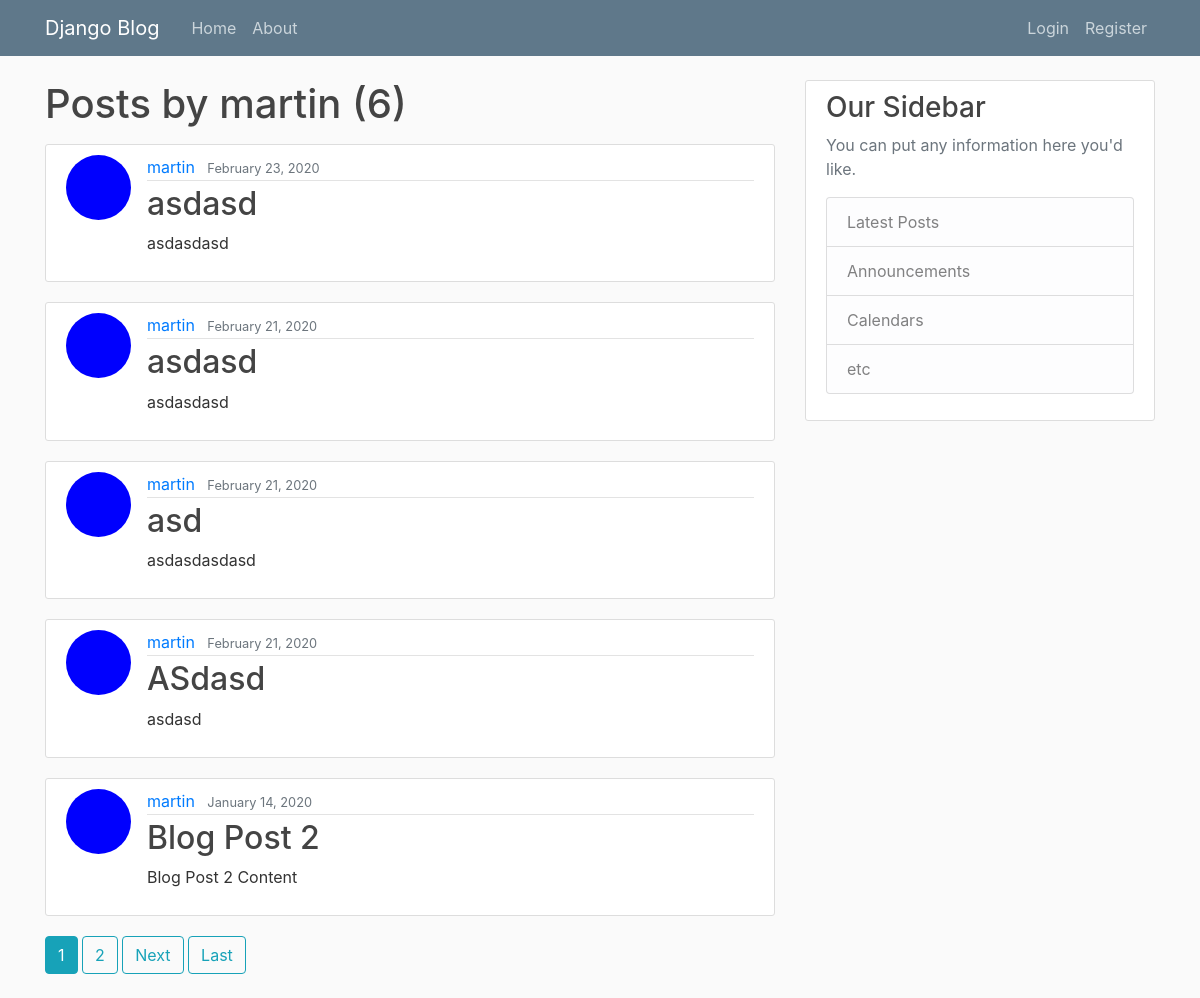
/user/martin, run on an earlier commit of the app's database.
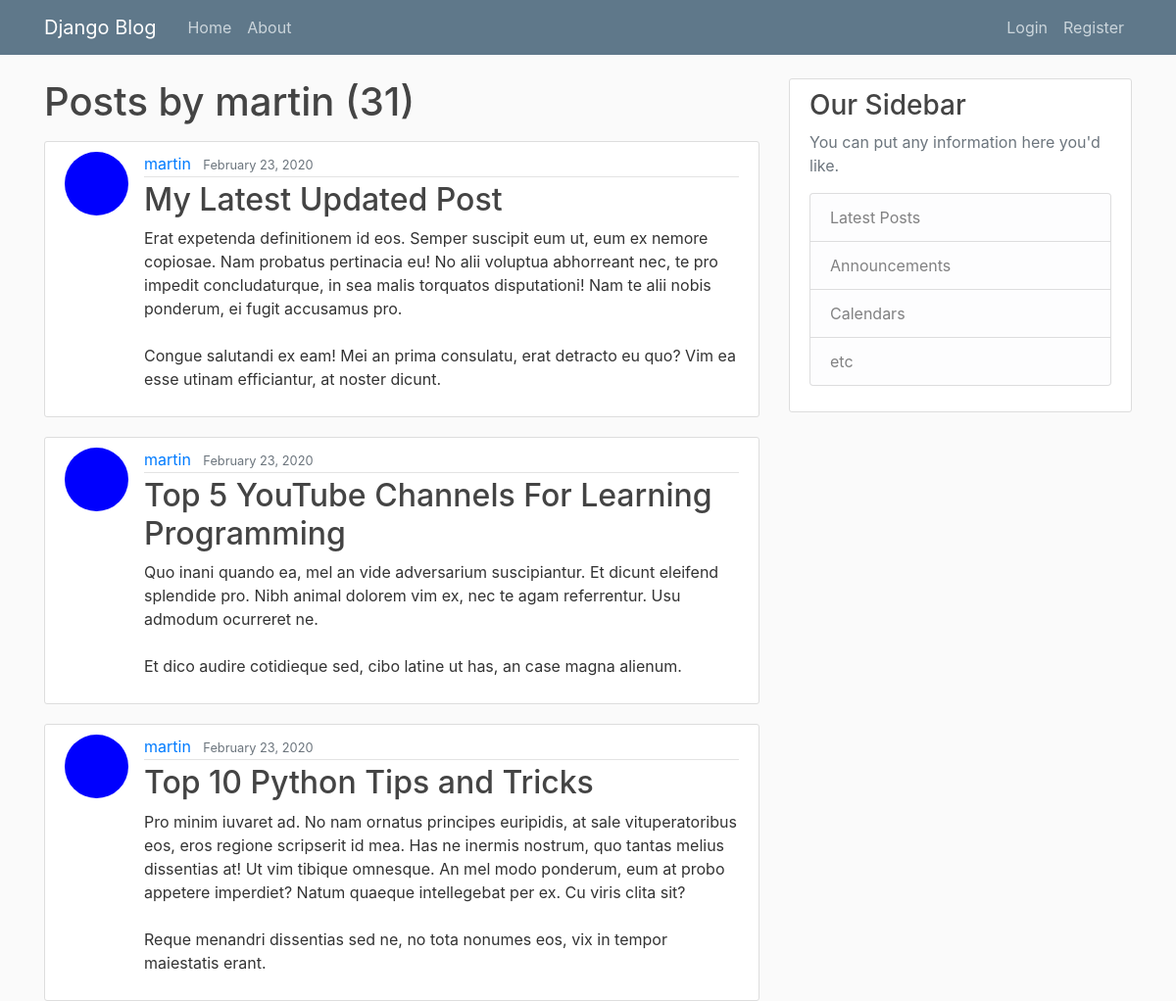
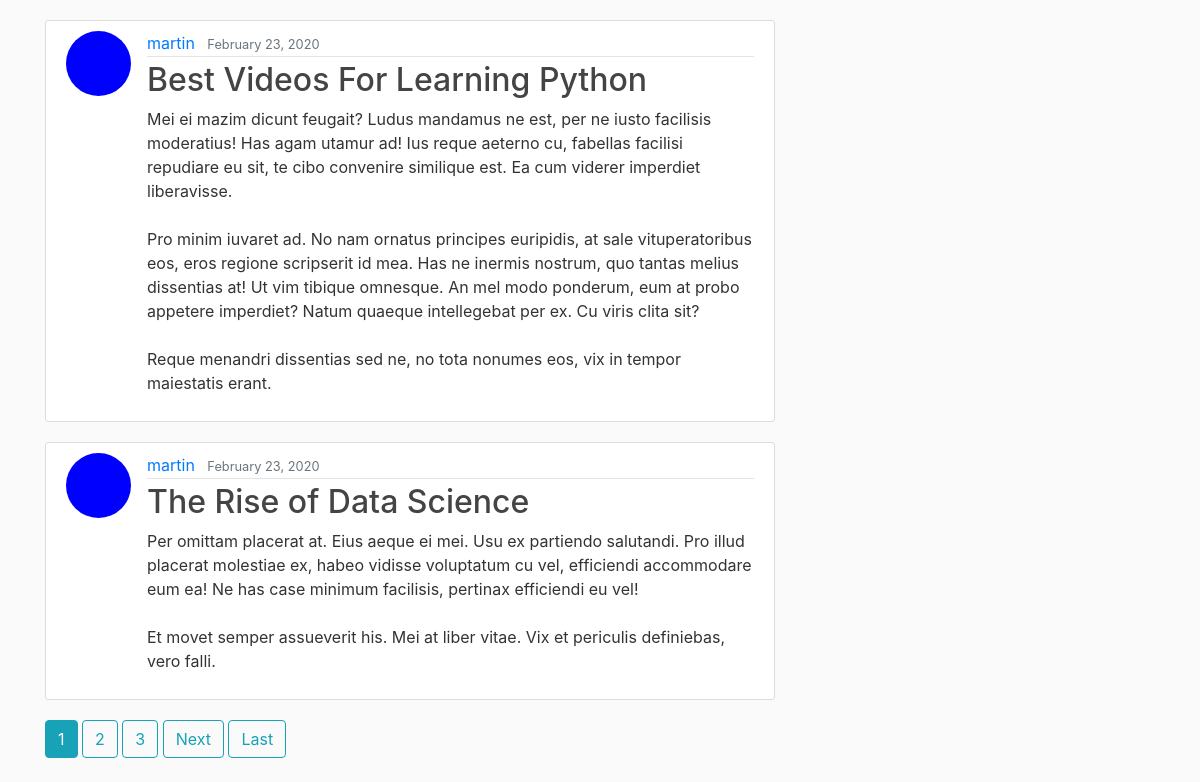
And on a later commit of the database (2 pictures, top to bottom).
### blog/models.py (models this page shows, shortened)
class Post(models.Model):
    title = models.CharField(max_length = 100)
    content = models.TextField()
    date_posted = models.DateTimeField(default=timezone.now)
    author = models.ForeignKey(User, on_delete=models.CASCADE)

### users/models.py (models this page shows, shortened)
class Profile(models.Model):
    user = models.OneToOneField(User, on_delete=models.CASCADE)
    image = models.ImageField(default="default.jpg", upload_to="profile_pics")

### blog/views.py (the view)
# urls.py: path("user/<str:username>", UserPostListView.as_view(), name="user-posts"),
class UserPostListView(ListView):
    model = Post
    template_name = 'blog/user_posts.html' # <app>/<model>_<viewtype>.html
    context_object_name = 'posts'
    paginate_by = 5
    def get_queryset(self):
        user = get_object_or_404(User, username=self.kwargs.get('username'))
        return Post.objects.filter(author=user).order_by('-date_posted')

### blog/templates/blog/user_posts.html (shortened to what this page needs)
{% extends "blog/base.html" %}
{% block content %}
    <h1 class="mb-3">Posts by {{ view.kwargs.username }} ({{ page_obj.paginator.count }})</h1>
    {% for post in posts %}
        <article class="media content-section">
            <img class="rounded-circle article-img" src="{{ post.author.profile.image.url }}" alt="">
          <div class="media-body">
            <div class="article-metadata">
                <a class="mr-2" href="{% url 'user-posts' post.author.username %}">{{ post.author }}</a>
              <small class="text-muted">{{ post.date_posted|date:"F d, Y" }}</small>
            </div>
            <h2><a class="article-title" href="{% url 'post-detail' post.id %}">{{ post.title }}</a></h2>
            <p class="article-content">{{ post.content }}</p>
          </div>
        </article>
    {% endfor %}
    {% if is_paginated %}
        {% for num in page_obj.paginator.page_range %}
            {% if page_obj.number == num %}
                <a class="btn btn-info mb-4" href="?page={{ num }}">{{ num }}</a>
            {% elif num > page_obj.number|add:'-3' and num < page_obj.number|add:'3' %}
                <a class="btn btn-outline-info mb-4" href="?page={{ num }}">{{ num }}</a>
            {% endif %}
        {% endfor %}
        {% if page_obj.has_next %}
            <a class="btn btn-outline-info mb-4" href="?page={{ page_obj.next_page_number }}">Next</a>
            <a class="btn btn-outline-info mb-4" href="?page={{ page_obj.paginator.num_pages }}">Last</a>
        {% endif %}
    {% endif %}
{% endblock content %}

What changed in the data, as far as the page shows it:
no longer on this page (row unchanged): Post: author.profile.image (picture), author "martin", date_posted "February 23, 2020", title "asdasd", content "asdasdasd"
no longer on this page (row unchanged): Post: author.profile.image (picture), author "martin", date_posted "February 21, 2020", title "asdasd", content "asdasdasd"
no longer on this page (row unchanged): Post: author.profile.image (picture), author "martin", date_posted "February 21, 2020", title "asd", content "asdasdasdasd"
no longer on this page (row unchanged): Post: author.profile.image (picture), author "martin", date_posted "February 21, 2020", title "ASdasd", content "asdasd"
no longer on this page (row unchanged): Post: author.profile.image (picture), author "martin", date_posted "January 14, 2020", title "Blog Post 2", content "Blog Post 2 Content"
added Post: author.profile.image (picture), author "martin", date_posted "February 23, 2020", title "My Latest Updated Post", content "Erat expetenda definitionem id eos. Semper suscipit eum ut, eum ex nemore copiosae. Nam probatus pertinacia eu! No alii voluptua abhorreant nec, te pro impedit concludaturque, in sea malis torquatos disputationi! Nam te alii nobis ponderum, ei fugit accusamus pro. Congue salutandi ex eam! Mei an prima consulatu, erat detracto eu quo? Vim ea esse utinam efficiantur, at noster dicunt."
added Post: author.profile.image (picture), author "martin", date_posted "February 23, 2020", title "Top 5 YouTube Channels For Learning Programming", content "Quo inani quando ea, mel an vide adversarium suscipiantur. Et dicunt eleifend splendide pro. Nibh animal dolorem vim ex, nec te agam referrentur. Usu admodum ocurreret ne. Et dico audire cotidieque sed, cibo latine ut has, an case magna alienum."
added Post: author.profile.image (picture), author "martin", date_posted "February 23, 2020", title "Top 10 Python Tips and Tricks", content "Pro minim iuvaret ad. No nam ornatus principes euripidis, at sale vituperatoribus eos, eros regione scripserit id mea. Has ne inermis nostrum, quo tantas melius dissentias at! Ut vim tibique omnesque. An mel modo ponderum, eum at probo appetere imperdiet? Natum quaeque intellegebat per ex. Cu viris clita sit? Reque menandri dissentias sed ne, no tota nonumes eos, vix in tempor maiestatis erant."
added Post: author.profile.image (picture), author "martin", date_posted "February 23, 2020", title "Best Videos For Learning Python", content "Mei ei mazim dicunt feugait? Ludus mandamus ne est, per ne iusto facilisis moderatius! Has agam utamur ad! Ius reque aeterno cu, fabellas facilisi repudiare eu sit, te cibo convenire similique est. Ea cum viderer imperdiet liberavisse. Pro minim iuvaret ad. No nam ornatus principes euripidis, at sale vituperatoribus eos, eros regione scripserit id mea. Has ne inermis nostrum, quo tantas melius dissentias at! Ut vim tibique omnesque. An mel modo ponderum, eum at probo appetere imperdiet? Natum quaeque intellegebat per ex. Cu viris clita sit? Reque menandri dissentias sed ne, no tota nonumes eos, vix in tempor maiestatis erant."
added Post: author.profile.image (picture), author "martin", date_posted "February 23, 2020", title "The Rise of Data Science", content "Per omittam placerat at. Eius aeque ei mei. Usu ex partiendo salutandi. Pro illud placerat molestiae ex, habeo vidisse voluptatum cu vel, efficiendi accommodare eum ea! Ne has case minimum facilisis, pertinax efficiendi eu vel! Et movet semper assueverit his. Mei at liber vitae. Vix et periculis definiebas, vero falli."
Also different on the page:
{{ page_obj.paginator.count }}: "6" → "31"
new list line: "3"
